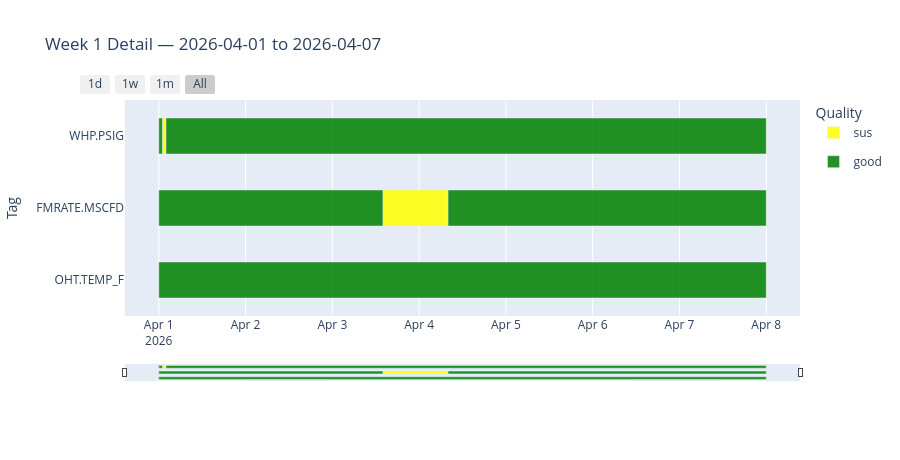

The notebook cell saved with this chart:
### Markdown cell above
### Zoom: first week with the comm-freeze flatline

### Code cell
# Week 1 (Apr 1-7) contains the FMRATE.MSCFD comm-freeze (rows 60-79)
fig_week = result.plot(
    title='Week 1 Detail — 2026-04-01 to 2026-04-07',
    start='2026-04-01',
    end='2026-04-07T23:00:00+00:00',
)
fig_week.show()

### Figure 1 — Plotly figure (JSON) as saved in the notebook; plotly's stock layout.template omitted (floating-point values rounded to 4 significant figures)
{"data": [{"base": ["2026-04-01T01:00:00+00:00"], "hoverinfo": "text", "hovertext": "<b>WHP.PSIG</b><br>Quality: sus<br>Start: 2026-04-01 01:00:00+00:00<br>End: 2026-04-01 02:00:00+00:00<br>Duration: 1h", "legendgroup": "sus", "marker": {"color": "#FFFF00"}, "name": "sus", "offsetgroup": "sus", "opacity": 0.85, "orientation": "h", "showlegend": true, "type": "bar", "width": 0.5, "x": [3600000], "y": ["WHP.PSIG"]}, {"base": ["2026-04-03T14:00:00+00:00"], "hoverinfo": "text", "hovertext": "<b>FMRATE.MSCFD</b><br>Quality: sus<br>Start: 2026-04-03 14:00:00+00:00<br>End: 2026-04-04 08:00:00+00:00<br>Duration: 18h", "legendgroup": "sus", "marker": {"color": "#FFFF00"}, "name": "sus", "offsetgroup": "sus", "opacity": 0.85, "orientation": "h", "showlegend": false, "type": "bar", "width": 0.5, "x": [64800000], "y": ["FMRATE.MSCFD"]}, {"base": ["2026-04-01T00:00:00+00:00"], "hoverinfo": "text", "hovertext": "<b>WHP.PSIG</b><br>Quality: good<br>Start: 2026-04-01 00:00:00+00:00<br>End: 2026-04-01 01:00:00+00:00<br>Duration: 1h", "legendgroup": "good", "marker": {"color": "#008000"}, "name": "good", "offsetgroup": "good", "opacity": 0.85, "orientation": "h", "showlegend": true, "type": "bar", "width": 0.5, "x": [3600000], "y": ["WHP.PSIG"]}, {"base": ["2026-04-01T02:00:00+00:00"], "hoverinfo": "text", "hovertext": "<b>WHP.PSIG</b><br>Quality: good<br>Start: 2026-04-01 02:00:00+00:00<br>End: 2026-04-08 00:00:00+00:00<br>Duration: 166h", "legendgroup": "good", "marker": {"color": "#008000"}, "name": "good", "offsetgroup": "good", "opacity": 0.85, "orientation": "h", "showlegend": false, "type": "bar", "width": 0.5, "x": [597600000], "y": ["WHP.PSIG"]}, {"base": ["2026-04-01T00:00:00+00:00"], "hoverinfo": "text", "hovertext": "<b>FMRATE.MSCFD</b><br>Quality: good<br>Start: 2026-04-01 00:00:00+00:00<br>End: 2026-04-03 14:00:00+00:00<br>Duration: 62h", "legendgroup": "good", "marker": {"color": "#008000"}, "name": "good", "offsetgroup": "good", "opacity": 0.85, "orientation": "h", "showlegend": false, "type": "bar", "width": 0.5, "x": [223200000], "y": ["FMRATE.MSCFD"]}, {"base": ["2026-04-04T08:00:00+00:00"], "hoverinfo": "text", "hovertext": "<b>FMRATE.MSCFD</b><br>Quality: good<br>Start: 2026-04-04 08:00:00+00:00<br>End: 2026-04-08 00:00:00+00:00<br>Duration: 88h", "legendgroup": "good", "marker": {"color": "#008000"}, "name": "good", "offsetgroup": "good", "opacity": 0.85, "orientation": "h", "showlegend": false, "type": "bar", "width": 0.5, "x": [316800000], "y": ["FMRATE.MSCFD"]}, {"base": ["2026-04-01T00:00:00+00:00"], "hoverinfo": "text", "hovertext": "<b>OHT.TEMP_F</b><br>Quality: good<br>Start: 2026-04-01 00:00:00+00:00<br>End: 2026-04-08 00:00:00+00:00<br>Duration: 168h", "legendgroup": "good", "marker": {"color": "#008000"}, "name": "good", "offsetgroup": "good", "opacity": 0.85, "orientation": "h", "showlegend": false, "type": "bar", "width": 0.5, "x": [604800000], "y": ["OHT.TEMP_F"]}], "layout": {"barmode": "overlay", "height": 460, "legend": {"title": {"text": "Quality"}}, "showlegend": true, "title": {"text": "Week 1 Detail — 2026-04-01 to 2026-04-07"}, "xaxis": {"rangeselector": {"activecolor": "#cccccc", "bgcolor": "#f0f0f0", "buttons": [{"count": 1, "label": "1d", "step": "day", "stepmode": "backward"}, {"count": 7, "label": "1w", "step": "day", "stepmode": "backward"}, {"count": 1, "label": "1m", "step": "month", "stepmode": "backward"}, {"label": "All", "step": "all"}]}, "rangeslider": {"thickness": 0.06, "visible": true}, "type": "date"}, "yaxis": {"categoryarray": ["OHT.TEMP_F", "FMRATE.MSCFD", "WHP.PSIG"], "categoryorder": "array", "title": {"text": "Tag"}}}}
